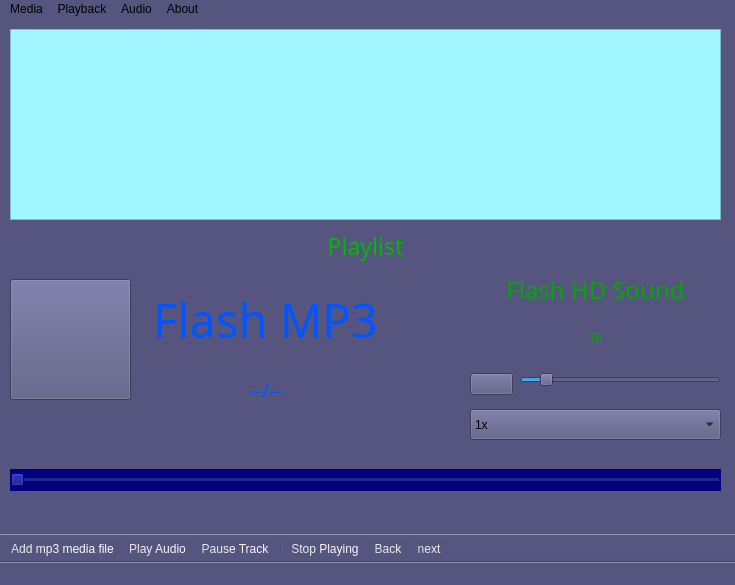
<?xml version="1.0" encoding="UTF-8"?>
<ui version="4.0">
 <class>MainWindow</class>
 <widget class="QMainWindow" name="MainWindow">
  <property name="windowModality">
   <enum>Qt::NonModal</enum>
  </property>
  <property name="enabled">
   <bool>true</bool>
  </property>
  <property name="geometry">
   <rect>
    <x>0</x>
    <y>0</y>
    <width>735</width>
    <height>585</height>
   </rect>
  </property>
  <property name="sizePolicy">
   <sizepolicy hsizetype="Fixed" vsizetype="Fixed">
    <horstretch>0</horstretch>
    <verstretch>0</verstretch>
   </sizepolicy>
  </property>
  <property name="minimumSize">
   <size>
    <width>10</width>
    <height>10</height>
   </size>
  </property>
  <property name="maximumSize">
   <size>
    <width>820</width>
    <height>900</height>
   </size>
  </property>
  <property name="sizeIncrement">
   <size>
    <width>10</width>
    <height>10</height>
   </size>
  </property>
  <property name="mouseTracking">
   <bool>false</bool>
  </property>
  <property name="tabletTracking">
   <bool>false</bool>
  </property>
  <property name="acceptDrops">
   <bool>false</bool>
  </property>
  <property name="windowTitle">
   <string/>
  </property>
  <property name="windowIcon">
   <iconset resource="imgs.qrc">
    <normaloff>:/new/prefix1/icons/es.webp</normaloff>:/new/prefix1/icons/es.webp</iconset>
  </property>
  <property name="autoFillBackground">
   <bool>false</bool>
  </property>
  <property name="styleSheet">
   <string notr="true">background-color: rgb(85, 85, 127);</string>
  </property>
  <property name="windowFilePath">
   <string/>
  </property>
  <property name="animated">
   <bool>true</bool>
  </property>
  <property name="documentMode">
   <bool>true</bool>
  </property>
  <property name="dockOptions">
   <set>QMainWindow::AllowNestedDocks|QMainWindow::AllowTabbedDocks|QMainWindow::AnimatedDocks|QMainWindow::ForceTabbedDocks</set>
  </property>
  <property name="unifiedTitleAndToolBarOnMac">
   <bool>true</bool>
  </property>
  <widget class="QWidget" name="widget">
   <property name="enabled">
    <bool>true</bool>
   </property>
   <widget class="QTableView" name="playlist">
    <property name="geometry">
     <rect>
      <x>10</x>
      <y>10</y>
      <width>711</width>
      <height>191</height>
     </rect>
    </property>
    <property name="styleSheet">
     <string notr="true">font: 12pt &quot;MS Shell Dlg 2&quot;;
color: rgb(43, 16, 125);
background-color: rgb(73, 128, 255);
background-color: rgb(161, 246, 255);</string>
    </property>
   </widget>
   <widget class="QWidget" name="layoutWidget">
    <property name="geometry">
     <rect>
      <x>470</x>
      <y>250</y>
      <width>251</width>
      <height>90</height>
     </rect>
    </property>
    <layout class="QGridLayout" name="gridLayout">
     <item row="0" column="1">
      <widget class="QLabel" name="Lblmute">
       <property name="font">
        <font>
         <family>DS-Digital</family>
         <pointsize>18</pointsize>
         <weight>50</weight>
         <italic>false</italic>
         <bold>false</bold>
        </font>
       </property>
       <property name="styleSheet">
        <string notr="true">font: 18pt &quot;DS-Digital&quot;;
color: rgb(0, 170, 0);</string>
       </property>
       <property name="text">
        <string>Flash HD Sound</string>
       </property>
       <property name="alignment">
        <set>Qt::AlignCenter</set>
       </property>
      </widget>
     </item>
     <item row="1" column="1">
      <widget class="QLabel" name="label">
       <property name="styleSheet">
        <string notr="true">color: rgb(0, 85, 0);
color: rgb(0, 170, 0);
font: 30pt &quot;DS-Digital&quot;;</string>
       </property>
       <property name="text">
        <string notr="true">10</string>
       </property>
       <property name="textFormat">
        <enum>Qt::RichText</enum>
       </property>
       <property name="alignment">
        <set>Qt::AlignCenter</set>
       </property>
      </widget>
     </item>
    </layout>
   </widget>
   <widget class="QSlider" name="horizontalSlider">
    <property name="enabled">
     <bool>true</bool>
    </property>
    <property name="geometry">
     <rect>
      <x>520</x>
      <y>350</y>
      <width>201</width>
      <height>22</height>
     </rect>
    </property>
    <property name="cursor">
     <cursorShape>OpenHandCursor</cursorShape>
    </property>
    <property name="minimum">
     <number>0</number>
    </property>
    <property name="maximum">
     <number>100</number>
    </property>
    <property name="value">
     <number>10</number>
    </property>
    <property name="sliderPosition">
     <number>10</number>
    </property>
    <property name="orientation">
     <enum>Qt::Horizontal</enum>
    </property>
   </widget>
   <widget class="QWidget" name="gridLayoutWidget">
    <property name="geometry">
     <rect>
      <x>470</x>
      <y>350</y>
      <width>43</width>
      <height>31</height>
     </rect>
    </property>
    <layout class="QGridLayout" name="gridLayout_2">
     <item row="0" column="0">
      <widget class="QPushButton" name="pushButton">
       <property name="text">
        <string/>
       </property>
       <property name="icon">
        <iconset resource="resources.qrc">
         <normaloff>:/new/prefix1/icons/icons8-sound-50.png</normaloff>:/new/prefix1/icons/icons8-sound-50.png</iconset>
       </property>
      </widget>
     </item>
    </layout>
   </widget>
   <widget class="QLabel" name="Lblstatus">
    <property name="enabled">
     <bool>true</bool>
    </property>
    <property name="geometry">
     <rect>
      <x>150</x>
      <y>270</y>
      <width>231</width>
      <height>61</height>
     </rect>
    </property>
    <property name="sizePolicy">
     <sizepolicy hsizetype="Fixed" vsizetype="Preferred">
      <horstretch>0</horstretch>
      <verstretch>0</verstretch>
     </sizepolicy>
    </property>
    <property name="font">
     <font>
      <family>DS-Digital</family>
      <pointsize>35</pointsize>
      <weight>50</weight>
      <italic>false</italic>
      <bold>false</bold>
     </font>
    </property>
    <property name="autoFillBackground">
     <bool>false</bool>
    </property>
    <property name="styleSheet">
     <string notr="true">font: 35pt &quot;DS-Digital&quot;;
color: rgb(0, 85, 255);</string>
    </property>
    <property name="lineWidth">
     <number>0</number>
    </property>
    <property name="text">
     <string>Flash MP3</string>
    </property>
    <property name="alignment">
     <set>Qt::AlignCenter</set>
    </property>
   </widget>
   <widget class="QPushButton" name="btnaddlist">
    <property name="geometry">
     <rect>
      <x>10</x>
      <y>260</y>
      <width>121</width>
      <height>121</height>
     </rect>
    </property>
    <property name="styleSheet">
     <string notr="true">image: url(:/new/prefix1/icons/addSong.png);</string>
    </property>
    <property name="text">
     <string/>
    </property>
   </widget>
   <widget class="QLabel" name="LblNowPlaying">
    <property name="geometry">
     <rect>
      <x>10</x>
      <y>210</y>
      <width>711</width>
      <height>34</height>
     </rect>
    </property>
    <property name="font">
     <font>
      <family>DS-Digital</family>
      <pointsize>17</pointsize>
      <weight>50</weight>
      <italic>false</italic>
      <bold>false</bold>
     </font>
    </property>
    <property name="styleSheet">
     <string notr="true">color: rgb(0, 185, 0);
font: 17pt &quot;DS-Digital&quot;;</string>
    </property>
    <property name="text">
     <string>Playlist</string>
    </property>
    <property name="alignment">
     <set>Qt::AlignCenter</set>
    </property>
   </widget>
   <widget class="QLabel" name="lblnextpre">
    <property name="enabled">
     <bool>true</bool>
    </property>
    <property name="geometry">
     <rect>
      <x>170</x>
      <y>340</y>
      <width>191</width>
      <height>61</height>
     </rect>
    </property>
    <property name="sizePolicy">
     <sizepolicy hsizetype="Fixed" vsizetype="Preferred">
      <horstretch>0</horstretch>
      <verstretch>0</verstretch>
     </sizepolicy>
    </property>
    <property name="font">
     <font>
      <family>DS-Digital</family>
      <pointsize>15</pointsize>
      <weight>50</weight>
      <italic>false</italic>
      <bold>false</bold>
     </font>
    </property>
    <property name="autoFillBackground">
     <bool>false</bool>
    </property>
    <property name="styleSheet">
     <string notr="true">font: 15pt &quot;DS-Digital&quot;;
color: rgb(0, 85, 255);</string>
    </property>
    <property name="lineWidth">
     <number>0</number>
    </property>
    <property name="text">
     <string>--/--</string>
    </property>
    <property name="alignment">
     <set>Qt::AlignCenter</set>
    </property>
   </widget>
   <widget class="QComboBox" name="comboBox">
    <property name="geometry">
     <rect>
      <x>470</x>
      <y>390</y>
      <width>251</width>
      <height>31</height>
     </rect>
    </property>
    <item>
     <property name="text">
      <string>1x</string>
     </property>
    </item>
    <item>
     <property name="text">
      <string>0.5x</string>
     </property>
    </item>
    <item>
     <property name="text">
      <string>2</string>
     </property>
    </item>
   </widget>
   <widget class="QSlider" name="horizontalSlider_2">
    <property name="geometry">
     <rect>
      <x>10</x>
      <y>450</y>
      <width>711</width>
      <height>22</height>
     </rect>
    </property>
    <property name="styleSheet">
     <string notr="true">background-color: rgb(0, 0, 127);</string>
    </property>
    <property name="orientation">
     <enum>Qt::Horizontal</enum>
    </property>
   </widget>
  </widget>
  <widget class="QToolBar" name="toolBar">
   <property name="enabled">
    <bool>true</bool>
   </property>
   <property name="maximumSize">
    <size>
     <width>16777215</width>
     <height>16777215</height>
    </size>
   </property>
   <property name="font">
    <font>
     <family>Franklin Gothic Medium</family>
     <pointsize>12</pointsize>
    </font>
   </property>
   <property name="cursor">
    <cursorShape>PointingHandCursor</cursorShape>
   </property>
   <property name="mouseTracking">
    <bool>false</bool>
   </property>
   <property name="contextMenuPolicy">
    <enum>Qt::DefaultContextMenu</enum>
   </property>
   <property name="windowTitle">
    <string>toolBar</string>
   </property>
   <property name="layoutDirection">
    <enum>Qt::LeftToRight</enum>
   </property>
   <property name="autoFillBackground">
    <bool>false</bool>
   </property>
   <property name="styleSheet">
    <string notr="true">color: qconicalgradient(cx:0.5, cy:0.5, angle:0, stop:0 rgba(0, 0, 0, 255), stop:1 rgba(255, 255, 255, 255));</string>
   </property>
   <property name="movable">
    <bool>false</bool>
   </property>
   <property name="allowedAreas">
    <set>Qt::AllToolBarAreas</set>
   </property>
   <property name="floatable">
    <bool>false</bool>
   </property>
   <attribute name="toolBarArea">
    <enum>BottomToolBarArea</enum>
   </attribute>
   <attribute name="toolBarBreak">
    <bool>false</bool>
   </attribute>
   <addaction name="actionOpen"/>
   <addaction name="actionPlay"/>
   <addaction name="actionPause"/>
   <addaction name="separator"/>
   <addaction name="actionactionstop"/>
   <addaction name="actionaction"/>
   <addaction name="actionnext"/>
  </widget>
  <widget class="QMenuBar" name="menuBar">
   <property name="geometry">
    <rect>
     <x>0</x>
     <y>0</y>
     <width>735</width>
     <height>26</height>
    </rect>
   </property>
   <property name="defaultUp">
    <bool>false</bool>
   </property>
   <property name="nativeMenuBar">
    <bool>true</bool>
   </property>
   <widget class="QMenu" name="menuMedia">
    <property name="title">
     <string>Media</string>
    </property>
    <addaction name="actionOpen"/>
    <addaction name="actionPause"/>
    <addaction name="actionactionstop"/>
    <addaction name="actionPlay"/>
   </widget>
   <widget class="QMenu" name="menuPlayback">
    <property name="title">
     <string>Playback</string>
    </property>
    <addaction name="actionnext"/>
    <addaction name="actionaction"/>
   </widget>
   <widget class="QMenu" name="menuAudio">
    <property name="title">
     <string>Audio</string>
    </property>
    <addaction name="actionmute"/>
   </widget>
   <widget class="QMenu" name="menuAbout">
    <property name="title">
     <string>About</string>
    </property>
   </widget>
   <addaction name="menuMedia"/>
   <addaction name="menuPlayback"/>
   <addaction name="menuAudio"/>
   <addaction name="menuAbout"/>
  </widget>
  <widget class="QStatusBar" name="statusBar"/>
  <action name="actionOpen">
   <property name="icon">
    <iconset resource="imgs.qrc">
     <normaloff>:/new/prefix1/icons/addSong.png</normaloff>
     <normalon>../build-Flash_playear-Desktop_Qt_5_12_11_MinGW_64_bit-Debug/recources/icons/addSong.png</normalon>:/new/prefix1/icons/addSong.png</iconset>
   </property>
   <property name="text">
    <string>Add mp3 media file</string>
   </property>
   <property name="toolTip">
    <string>Open file</string>
   </property>
  </action>
  <action name="actionPlay">
   <property name="icon">
    <iconset resource="resources.qrc">
     <normaloff>:/new/prefix1/icons/play.png</normaloff>:/new/prefix1/icons/play.png</iconset>
   </property>
   <property name="text">
    <string>Play Audio</string>
   </property>
  </action>
  <action name="actionPause">
   <property name="icon">
    <iconset resource="resources.qrc">
     <normaloff>:/new/prefix1/icons/pause.png</normaloff>:/new/prefix1/icons/pause.png</iconset>
   </property>
   <property name="text">
    <string>Pause Track</string>
   </property>
  </action>
  <action name="actionmute">
   <property name="icon">
    <iconset resource="resources.qrc">
     <normaloff>:/new/prefix1/icons/icons8-mute-48.png</normaloff>:/new/prefix1/icons/icons8-mute-48.png</iconset>
   </property>
   <property name="text">
    <string>Mute Track</string>
   </property>
  </action>
  <action name="actionactionstop">
   <property name="icon">
    <iconset resource="resources.qrc">
     <normaloff>:/new/prefix1/icons/stop.png</normaloff>:/new/prefix1/icons/stop.png</iconset>
   </property>
   <property name="text">
    <string>Stop Playing</string>
   </property>
  </action>
  <action name="actionnext">
   <property name="icon">
    <iconset resource="resources.qrc">
     <normaloff>:/new/prefix1/icons/next.png</normaloff>:/new/prefix1/icons/next.png</iconset>
   </property>
   <property name="text">
    <string>next</string>
   </property>
  </action>
  <action name="actionaction">
   <property name="icon">
    <iconset resource="resources.qrc">
     <normaloff>:/new/prefix1/icons/icons8-last-track-button-48.png</normaloff>:/new/prefix1/icons/icons8-last-track-button-48.png</iconset>
   </property>
   <property name="text">
    <string>Back</string>
   </property>
  </action>
 </widget>
 <resources>
  <include location="imgs.qrc"/>
  <include location="resources.qrc"/>
 </resources>
 <connections>
  <connection>
   <sender>horizontalSlider</sender>
   <signal>sliderMoved(int)</signal>
   <receiver>label</receiver>
   <slot>setNum(int)</slot>
   <hints>
    <hint type="sourcelabel">
     <x>528</x>
     <y>385</y>
    </hint>
    <hint type="destinationlabel">
     <x>515</x>
     <y>339</y>
    </hint>
   </hints>
  </connection>
 </connections>
</ui>
